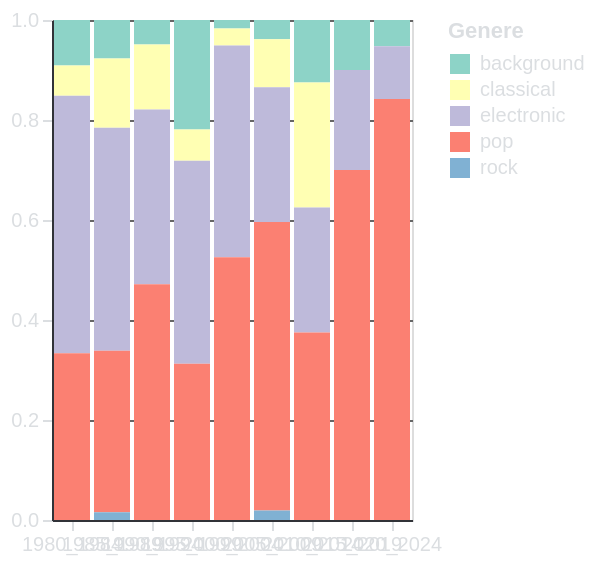

Vega-Lite specification stored for this chart:
### Vega-Lite specification from a JSON file in a GitHub repository (floating-point values rounded to 4 significant figures)
{"$schema": "https://vega.github.io/schema/vega-lite/v5.15.1.json", "config": {"axis": {"domainColor": "#313338", "gridColor": "#666666", "labelColor": "#DBDEE1", "tickColor": "#DBDEE1", "titleColor": "#DBDEE1"}, "background": "transparent", "legend": {"labelColor": "#DBDEE1", "titleColor": "#DBDEE1"}, "title": {"color": "#DBDEE1", "fontSize": 16}}, "data": {"name": "data-dc157a9e2004960b6671c973f72d63bc"}, "datasets": {"data-dc157a9e2004960b6671c973f72d63bc": [{"genre": "background", "lustrum": "1980_1984", "percentage": 0.09091}, {"genre": "background", "lustrum": "1985_1989", "percentage": 0.07692}, {"genre": "background", "lustrum": "1990_1994", "percentage": 0.04878}, {"genre": "background", "lustrum": "1995_1999", "percentage": 0.2188}, {"genre": "background", "lustrum": "2000_2004", "percentage": 0.01695}, {"genre": "background", "lustrum": "2005_2009", "percentage": 0.03846}, {"genre": "background", "lustrum": "2010_2014", "percentage": 0.125}, {"genre": "background", "lustrum": "2015_2019", "percentage": 0.1}, {"genre": "background", "lustrum": "2020_2024", "percentage": 0.05263}, {"genre": "classical", "lustrum": "1980_1984", "percentage": 0.06061}, {"genre": "classical", "lustrum": "1985_1989", "percentage": 0.1385}, {"genre": "classical", "lustrum": "1990_1994", "percentage": 0.1301}, {"genre": "classical", "lustrum": "1995_1999", "percentage": 0.0625}, {"genre": "classical", "lustrum": "2000_2004", "percentage": 0.0339}, {"genre": "classical", "lustrum": "2005_2009", "percentage": 0.09615}, {"genre": "classical", "lustrum": "2010_2014", "percentage": 0.25}, {"genre": "classical", "lustrum": "2015_2019", "percentage": null}, {"genre": "classical", "lustrum": "2020_2024", "percentage": null}, {"genre": "electronic", "lustrum": "1980_1984", "percentage": 0.5152}, {"genre": "electronic", "lustrum": "1985_1989", "percentage": 0.4462}, {"genre": "electronic", "lustrum": "1990_1994", "percentage": 0.3496}, {"genre": "electronic", "lustrum": "1995_1999", "percentage": 0.4062}, {"genre": "electronic", "lustrum": "2000_2004", "percentage": 0.4237}, {"genre": "electronic", "lustrum": "2005_2009", "percentage": 0.2692}, {"genre": "electronic", "lustrum": "2010_2014", "percentage": 0.25}, {"genre": "electronic", "lustrum": "2015_2019", "percentage": 0.2}, {"genre": "electronic", "lustrum": "2020_2024", "percentage": 0.1053}, {"genre": "pop", "lustrum": "1980_1984", "percentage": 0.3333}, {"genre": "pop", "lustrum": "1985_1989", "percentage": 0.3231}, {"genre": "pop", "lustrum": "1990_1994", "percentage": 0.4715}, {"genre": "pop", "lustrum": "1995_1999", "percentage": 0.3125}, {"genre": "pop", "lustrum": "2000_2004", "percentage": 0.5254}, {"genre": "pop", "lustrum": "2005_2009", "percentage": 0.5769}, {"genre": "pop", "lustrum": "2010_2014", "percentage": 0.375}, {"genre": "pop", "lustrum": "2015_2019", "percentage": 0.7}, {"genre": "pop", "lustrum": "2020_2024", "percentage": 0.8421}, {"genre": "rock", "lustrum": "1980_1984", "percentage": null}, {"genre": "rock", "lustrum": "1985_1989", "percentage": 0.01538}, {"genre": "rock", "lustrum": "1990_1994", "percentage": null}, {"genre": "rock", "lustrum": "1995_1999", "percentage": null}, {"genre": "rock", "lustrum": "2000_2004", "percentage": null}, {"genre": "rock", "lustrum": "2005_2009", "percentage": 0.01923}, {"genre": "rock", "lustrum": "2010_2014", "percentage": null}, {"genre": "rock", "lustrum": "2015_2019", "percentage": null}, {"genre": "rock", "lustrum": "2020_2024", "percentage": null}]}, "encoding": {"color": {"field": "genre", "legend": {"title": "Genere"}, "scale": {"scheme": "set3"}, "type": "nominal"}, "tooltip": [{"field": "lustrum", "title": "Lustro", "type": "nominal"}, {"field": "genre", "title": "Genere Musicale", "type": "nominal"}, {"field": "percentage", "format": ".2f", "title": "Percentuale", "type": "quantitative"}], "x": {"axis": {"labelAngle": 0, "title": null}, "field": "lustrum", "type": "nominal"}, "y": {"field": "percentage", "scale": {"domain": [0, 1]}, "title": null, "type": "quantitative"}}, "height": 250, "mark": {"type": "bar"}, "width": "container"}
